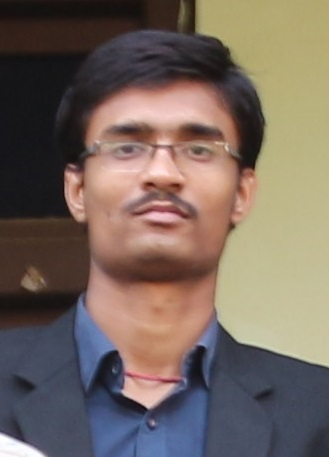
#> input picture Python-main/OpenCV/FaceRecognitionProject/ImagesAttendance/Abhinandan.JPG, 329 x 457 px, given in place of the camera
$ python vPaint.py
#> lines starting #> are read from the running program, lines starting #| are printed output that depends on the picture; after the words box and inside, x2 and y2 are one past the last pixel; in counts of white or black regions, pixels touching at a corner belong together
#> further down, img is the input picture: shape (457, 329, 3); mean B, G, R 94.6, 103.6, 118.1
# ########~~~~~~~~Virtual Paint~~~~~~~~###################################
import cv2
import numpy as np

frameWidth = 640
frameHeight = 480
cap = cv2.VideoCapture(0)
cap.set(3, frameWidth)
cap.set(4, frameHeight)
cap.set(10, 150)

myColors = [[21, 34, 86, 241, 271, 255],
            [201, 12, 86, 25, 271, 255],
            [56, 34, 86, 78, 271, 255]]

myColorsValues = [[51, 153, 255],  # BGR
                  [255, 0, 255],
                  [0, 255, 0]]

myPoints = []  # [x,y,colorId,]


def findColors(img, myColors, myColorsValues):
    imgHSV = cv2.cvtColor(img, cv2.COLOR_BGR2HSV)
#> imgHSV: shape (457, 329, 3); mean H, S, V 54.2, 76.6, 125.6
    count = 0
    newPoints = []
    for color in myColors:
        lower = np.array(color[0:3])
        upper = np.array(color[3:6])
        mask = cv2.inRange(imgHSV, lower, upper)
        x, y = getContours(mask)
        cv2.circle(imgResult, (x, y), 10, myColorsValues[count], cv2.FILLED)
        if x != 0 and y != 0:
            newPoints.append([x, y, count])
        count += 1
#> this loop made 3 passes
#> x on passes 1 to 3: 195, 0, 0
#> pass 1, in findColors, `mask = cv2.inRange(imgHSV, lower, upper)`:
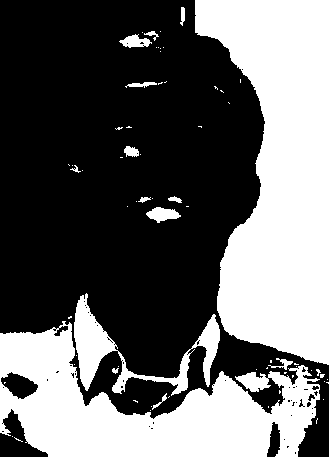
#> mask: shape (457, 329); 39.7% white; 68 white regions (53 under 20 px), largest, box (x1, y1, x2, y2) and area: (195, 0, 329, 365) 32593, (0, 321, 320, 457) 21970, (74, 293, 220, 396) 3710
#> after the loop:
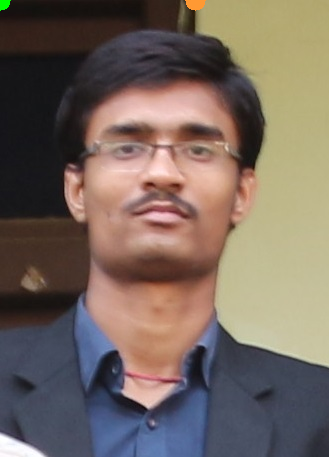
#> imgResult: shape (457, 329, 3); 0.17% of pixels changed, all inside (x1, y1, x2, y2) = (0, 0, 206, 11)
#> after the loop, count = 3; newPoints = []
        # cv2.imshow(str(color[0]), mask)
    return newPoints


def getContours(img):
    contours, hierarchy = cv2.findContours(img, cv2.RETR_EXTERNAL, cv2.CHAIN_APPROX_NONE)
    x, y, w, h = 0, 0, 0, 0
    for cnt in contours:
        area = cv2.contourArea(cnt)

        if area > 500:
            # cv2.drawContours(imageResult, cnt, -1, (255, 0, 0), 3)
            perimeter = cv2.arcLength(cnt, True)
            approx = cv2.approxPolyDP(cnt, 0.02 * perimeter, True)
            x, y, w, h = cv2.boundingRect(approx)
    return x + y // 2, y


def drawOnCanvas(myPoints, myColorsValues):
    for points in myPoints:
        cv2.circle(imgResult, (points[0], points[1]), 10, myColorsValues[points[2]], cv2.FILLED)


while True:
    success, img = cap.read()
    imgResult = img.copy()
    newPoints = findColors(img, myColors, myColorsValues)
#> newPoints = []
    if len(newPoints) != 0:
        for newP in newPoints:
            myPoints.append(newP)
    if len(myPoints) != 0:
        drawOnCanvas(myPoints, myColorsValues)

    cv2.imshow("Result", imgResult)
    if cv2.waitKey(1) and 0xFF == ord('q'):
#> (key q is pressed here)
        break
